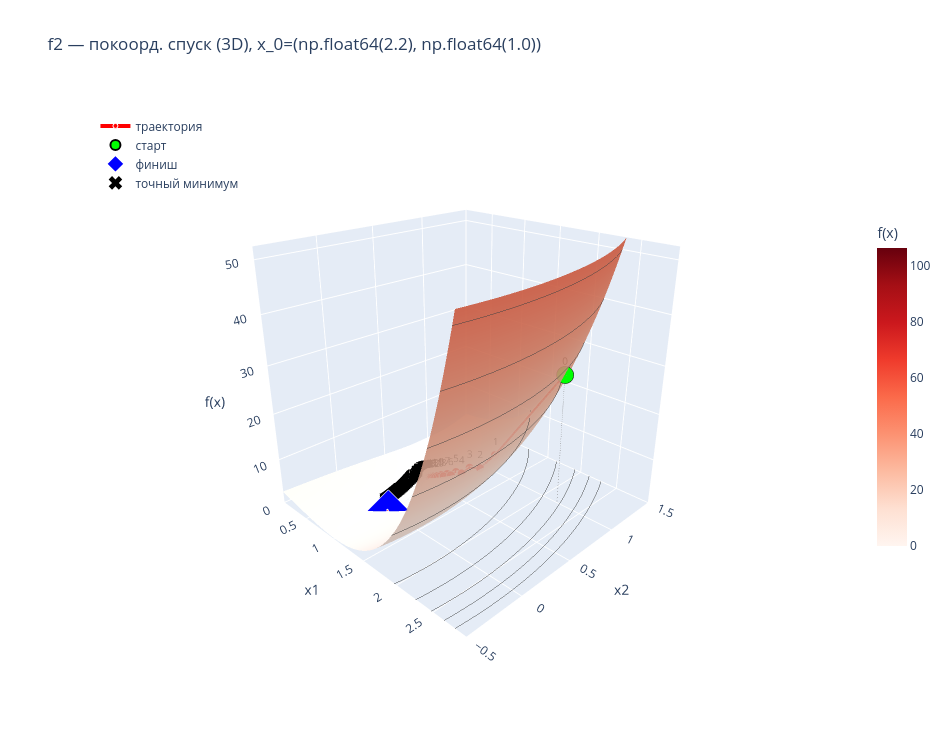
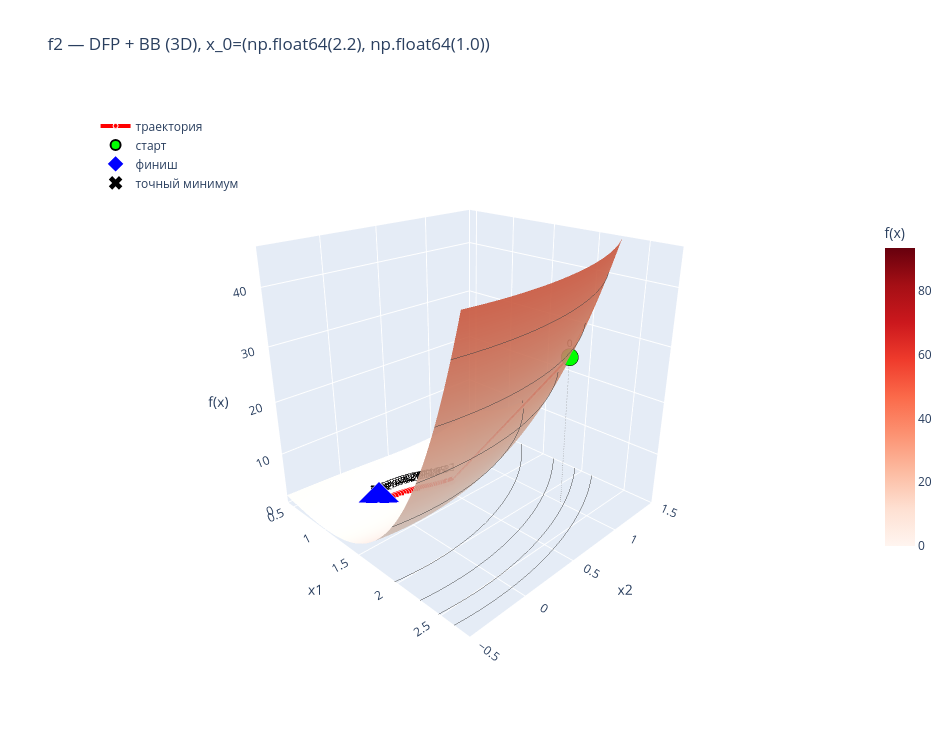
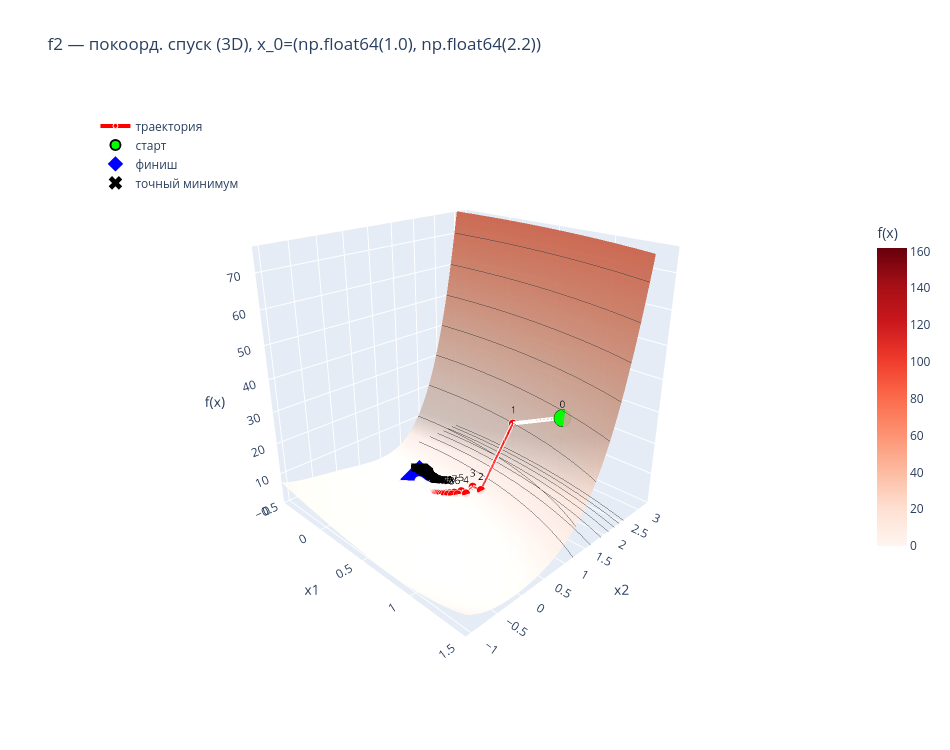
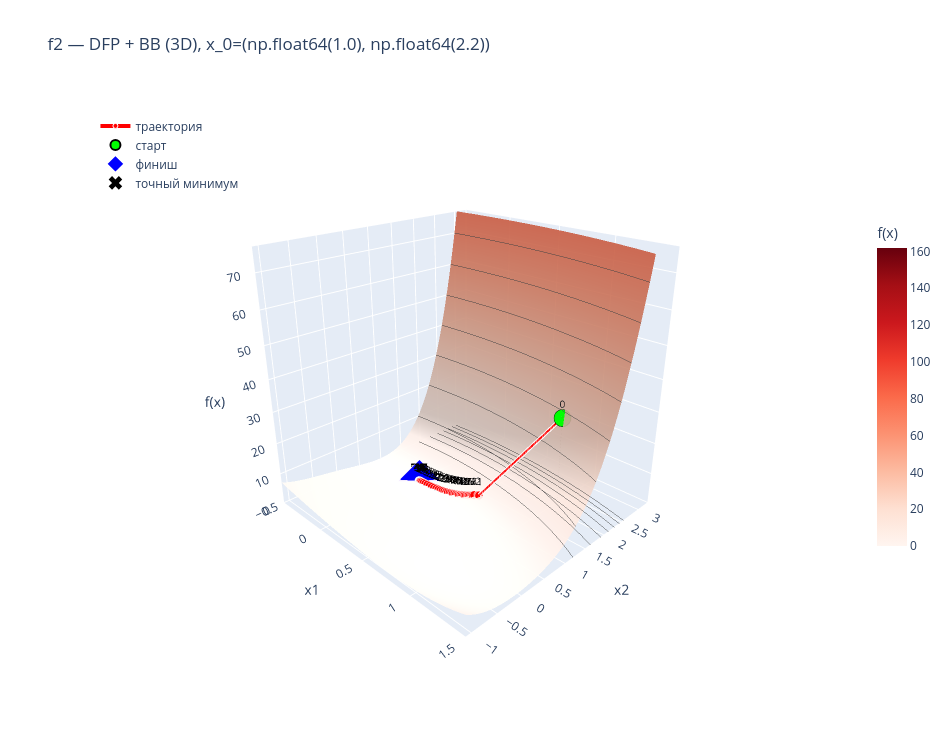

The cell these charts' notebook holds for them, in order:
### Code cell
print("=" * 60)
print("3D-ВИЗУАЛИЗАЦИЯ ФУНКЦИИ 5")

for idx, x0 in enumerate([np.array([2.2, 1.0]),
                          np.array([1.0, 2.2])], start=1):
    print(f"\n--- x0 = {x0} ---")

    # покоординатный спуск
    x_cd, f_cd, k_cd, traj_cd = coord_descent(
        f2, df2, x0, alpha=0.02, max_iter=20000)
    print(f"покоорд.: x* = {x_cd}, f* = {f_cd:.3e}, k = {k_cd}")

    # DFP + BB
    x_dfp, f_dfp, k_dfp, traj_dfp = dfp(f2, df2, x0)
    print(f"DFP+BB:   x* = {x_dfp}, f* = {f_dfp:.3e}, k = {k_dfp}")

    exact = (0, 1) if x0[0] == 0 else (1, 0)

    plot_trajectory_3d_plotly(f2, traj_cd,
                       title=f'f2 — покоорд. спуск (3D), x_0={tuple(x0)}',
                       exact=exact, colorscale='reds')

    plot_trajectory_3d_plotly(f2, traj_dfp,
                       title=f'f2 — DFP + BB (3D), x_0={tuple(x0)}',
                       exact=exact, colorscale='reds')
